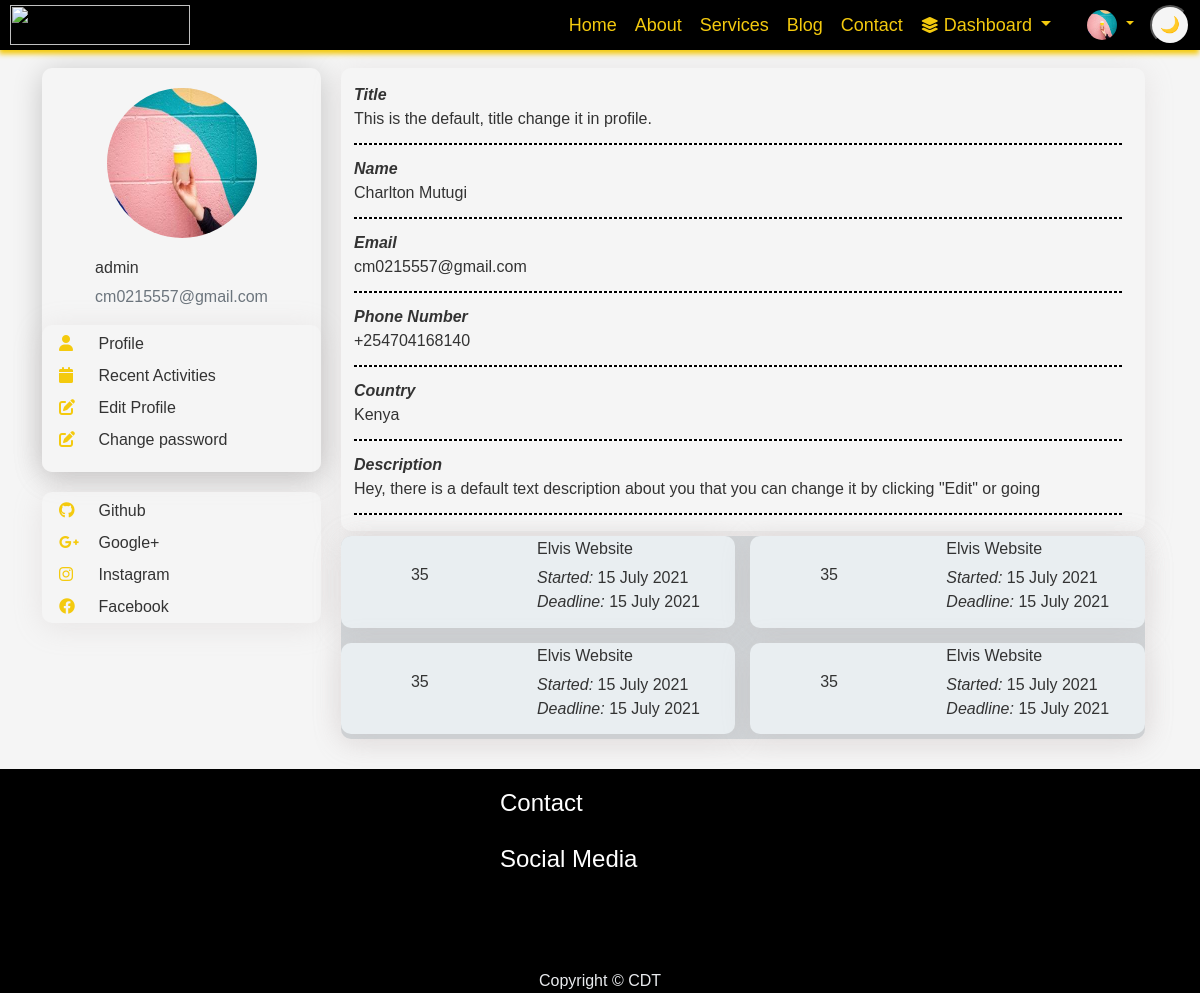
The app's page /users/your/profile/ (signed in) with its own data.
### users/models.py (models this page shows, shortened)
class Profile(models.Model):
    is_staff = models.BooleanField(default=False)
    user = models.OneToOneField(User, on_delete=models.CASCADE) # Delete profile when user is deleted
    phone_number = PhoneNumberField(null=True, blank=True)
    country= CountryField(blank=True)
    title = models.CharField(default='This is the default, title change it in profile.', max_length=200, null=True)
    desc_text='Hey, there is a default text description about you that you can change it by clicking "Edit" or going'
    desc = models.TextField(default=desc_text, max_length=200, null=True)
    image = models.ImageField(default='default.jpg', upload_to='profile_pics')
    github = models.URLField(default='https://www.github.com/', max_length=1000, null=True, blank=True)
    facebook = models.URLField(default='https://www.facebook.com/', max_length=1000, null=True, blank=True)
    googleplus = models.URLField(default='https://www.google.com/', max_length=1000, null=True, blank=True)
    instagram = models.URLField(default='https://www.instagram.com/', max_length=1000, null=True, blank=True)

### users/views.py (the view)
# urls.py: path('your/profile/', profile, name='profile'),
@login_required
def profile(request):
    user = request.user
    print(user)
    try:
        profile = Profile.objects.get(user=user)
    except Profile.DoesNotExist:
        profile = Profile.objects.create(user=user)
    full_name = f"{profile.user.first_name} {profile.user.last_name}" if profile.user.first_name or profile.user.last_name else "None"
    profile_data = {
        'Title': profile.title,
        'Name': full_name, #profile.user.first_name,
        'Email': profile.user.email,
        'Phone Number': profile.phone_number,
        'Country': profile.country.name, #this is to make sure it displays the name not the code
        'Description': profile.desc,
    }
    for key, value in profile_data.items():
        if not value:
            profile_data[key] = "None"
    context = {
        'profile_data': profile_data,
        'profile': profile,
    }
    return render(request, 'profile/profile_view.html', context)

### templates/profile/profile_view.html (shortened to what this page needs)
{% extends 'base.html' %}
{% load static %}
{% block css %}
<link rel="stylesheet" href="{% static 'css/users/profile_home.css' %}" type="text/css">
<link rel="stylesheet" href="{% static 'css/users/profile.css' %}">
<link rel="stylesheet" href="{% static 'css/users/login.css' %}" type="text/css">
{% endblock css %}
{% block content %}
<section class="s2 profile">
  <div class=" profile-main  container-xl">
    {% include 'profile/profile_side_bar.html' %}
    <section id="profile-info">
      <div class=" info-area">
        <div class=" info-area-s">
          <div class="user-details">
            <ul>
                {% for field, value in profile_data.items %}
              <li style=" margin-top: 10px; ">
                <i class=" U-fixed-details">{{ field }} </i>
                <span class="U-valiable-details">{{ value }}</span>
              </li>
              <hr class="hr-dashed">
              {% endfor %}
            </ul>
          </div>
          <div class="current-projects">
            <div class="current-areas">
              <div class="current-no">
                <p>35</p>
              </div>
              <div>
                <ul>
                  <li>
                    <h6>Elvis Website</h6>
                  </li>
                  <li>
                    <i>Started:</i>
                    <span>15 July 2021</span>
                  </li>
                  <li>
                    <i>Deadline:</i>
                    <span>15 July 2021</span>
                  </li>
                </ul>
              </div>
            </div>
            <div class="current-areas">
              <div>
                <p>35</p>
              </div>
              <div>
                <ul>
                  <li>
                    <h6>Elvis Website</h6>
                  </li>
                  <li>
                    <i>Started:</i>
                    <span>15 July 2021</span>
                  </li>
                  <li>
                    <i>Deadline:</i>
                    <span>15 July 2021</span>
                  </li>
                </ul>
              </div>
            </div>
            <div class="current-areas">
              <div>
                <p>35</p>
              </div>
              <div>
                <ul>
                  <li>
                    <h6>Elvis Website</h6>
                  </li>
                  <li>
                    <i>Started:</i>
                    <span>15 July 2021</span>
                  </li>
                  <li>
                    <i>Deadline:</i>
                    <span>15 July 2021</span>
                  </li>
                </ul>
              </div>
            </div>
            <div class="current-areas">
              <div>
                <p>35</p>
              </div>
              <div>
                <ul>
                  <li>
                    <h6>Elvis Website</h6>
                  </li>
                  <li>
                    <i>Started:</i>
                    <span>15 July 2021</span>
                  </li>
                  <li>
                    <i>Deadline:</i>
                    <span>15 July 2021</span>
                  </li>
                </ul>
              </div>
            </div>
          </div>
        </div>
      </div>
    </section>
  </div>
</section>
{% endblock content %}

### templates/base.html (shortened to what this page needs)
<!DOCTYPE html> {% load static %}
<html lang="en">
<head>
    <link href="https://cdn.jsdelivr.net/npm/bootstrap@5.0.2/dist/css/bootstrap.min.css" rel="stylesheet"
>
    <link rel="stylesheet" href="https://cdn.jsdelivr.net/npm/bootstrap-icons@1.10.5/font/bootstrap-icons.css">
    <link rel="stylesheet" href="{% static 'css/theme.css' %}" type="text/css">
    <link rel="stylesheet" href="{% static 'css/style.css' %}" type="text/css">
    <link rel="stylesheet" href="{% static 'css/nav.css' %}" type="text/css">
    <link rel="stylesheet" href="{% static 'css/top-footer.css' %}" type="text/css">
    <link rel="stylesheet" href="{% static 'css/loading.css' %}">
    <link rel="stylesheet" href="{% static 'css/maicons.css' %}" type="text/css">
    <link rel="stylesheet" href="https://cdnjs.cloudflare.com/ajax/libs/font-awesome/6.2.0/css/all.min.css">
    {% block css %} {% endblock css %}
</head>
<body class="preload">
    <header class="header">
        <div id="logo">
            <a href="{% url 'main_index' %}">
                <span class="logo">
                    <img src="{{base.logo_img.url}}" width="180" height="40" alt="{{base.logo_name}}">
                </span>
            </a>
        </div>
        <div id="navbar_d">
            <div id="links">
                <a href="{% url 'main_index' %}">Home</a>
                <a href="javascript:void(0);" onclick="scrollToSection('#ABOUT')">About</a>
                <a href="javascript:void(0);" onclick="scrollToSection('#SERVICES')">Services</a>
                <a href="{% url 'blog:blog_home' %}">Blog</a>
                <a href="{% url 'contact' %}">Contact</a>
                {% if request.user.is_authenticated %}
                    <div class="dropdown dashboard">
                        <a href="#" class="dropdown-toggle" role="button" data-bs-toggle="dropdown" aria-expanded="false">
                            <i class="fa-solid fa-layer-group"></i>
                            Dashboard
                        </a>
                    </div>
                {% endif %}
            </div>
        </div>
        <div class="user nav-item dropdown dashboard">
            {% if user.is_authenticated %}
            <a href="#" class="dropdown-toggle" type="button" id="dropdownMenuButton1" data-bs-toggle="dropdown"
                aria-expanded="false">
                <img src="{{user.profile.image.url}}" width="30" height="30" class="rounded-circle" alt="Avatar">
            </a>
            {% else %}
            <a href="{% url 'signin' %}"> <span>SignUp</span> </a>
            {%endif %}
        </div>
        <button id="toggle-theme">
            <span id="theme-icon"></span>
        </button>
    </header>
    <main class="containerl-xxl">
        {% block content %} {% endblock content %}
         <footer class="top-footer">
            <div class="f-contact">
                <div id="f-contact">
                    <h4 class="heading">Contact</h4>
                    <ul>
                    </ul>
                </div>
                <div id="f-socialmedia">
                    <h4 class="heading">Social Media</h4>
                    <ul>
                    </ul>
                </div>
            </div>
        </footer>
        <footer class="mt3 text-center footer">
             Copyright © CDT
        </footer>
    </main>
</body>
</html>

### templates/profile/profile_side_bar.html (shortened to what this page needs)
<div class=" img-area">
    <div class="  profile-photo">
      <a href="{{user.profile.image.url}}">
        <img src="{{user.profile.image.url}}" alt="user-image" width="150" height="150"
          class="profile-pic rounded-circle">
      </a>
      <div class="info-">
        <h5 class="account-heading">{{ user.username }} </h5>
        <p class="text-secondary">{{ user.email }}</p>
      </div>
      <div class="select-">
        <ul>
          <li>
            <a href="{% url 'profile'%}" id="p-i">
              <i class="fa fa-user" aria-hidden="true"></i>
              <span>Profile</span>
            </a>
          </li>
          <li>
            <a href="#activites" id="e-p">
              <i class="fa fa-calendar" aria-hidden="true"></i>
              <span>Recent Activities</span>
            </a>
          </li>
          <li>
            <a href="{% url 'profile_edit'%}" id="a-">
              <i class="fa fa-solid fa-pen-to-square"></i>
              <span>Edit Profile</span>
            </a>
          </li>
          <li>
            <a href="{% url 'password_change' %}">
              <i class="fa fa-solid fa-pen-to-square"></i>
              <span>Change password </span>
            </a>
          </li>
        </ul>
      </div>
    </div>
    <div class="  socialMedia-area">
      <ul>
        <li>
          <a href="{{profile.github}}" class="github">
            <i class="fa fa-brands fa-github"></i>
            <span> Github</span>
          </a>
        </li>
        <li>
          <a href="{{profile.googleplus}}">
            <i class="fa fa-brands fa-google-plus-g"></i>
            <span> Google+</span>
          </a>
        </li>
        <li>
          <a href="{{profile.instagram}}">
            <i class="fa fa-brands fa-instagram"></i>
            <span> Instagram</span>
          </a>
          <li>
            <a href="{{profile.facebook}}">
              <i class="fa fa-brands fa-facebook"></i>
              <span> Facebook</span>
            </a>
        </li>
      </ul>
    </div>
</div>

### static/css/theme.css (style rules this page uses)
[data-theme="light"] { --bg-color: #f5f5f5; --odd-bg-color:#e9e3e3; --even-bg-color:#c2c1c1; --text-color: #333; --inverted-bg-color: #1e1e1e; --inverted-text-color: #fff; --primary-color: #000; --accent-color: #f4ca0e; --accent-color-hover: #ffff00; --icon-bg-color:#e3d189; --icon-bg-color-hover:#d1ac15; --font-size: 16px; --line-height: 1.5; --border-radius: 4px; }
#toggle-theme { display: flex; height: 40px; width: 40px; border-radius: 50px; align-items: center; justify-content: center; background-color: var(--bg-color) !important; }
#toggle-theme span { font-size: 24px; }

### static/css/style.css (style rules this page uses)
body { font-family: Arial, sans-serif; background-color: var(--bg-color) ; color: var(--text-color) ; transition: background-color 0.3s, color 0.3s; --header-height: 50px; --footer-height: 22px; margin: var(--header-height) 0 var(--footer-height) 0; }
.s2 { height: inherit; }

### static/css/nav.css (style rules this page uses)
.header { position: fixed; padding: 0; top: 0; left: 0; width: 100%; height: var(--header-height) ; background-color: var(--primary-color) ; color: white; display: grid; grid-template-columns: auto 2fr auto; gap: 12px; backdrop-filter: blur(3px); -webkit-backdrop-filter: blur(3px); z-index: 1000; }
#logo { margin: 0 auto; font-family: "Open Sans" sans-serif; font-size: 30px; font-weight: 700; color: #000; text-transform: uppercase; display: flex; align-items: center; justify-content: center; }
#logo a { text-decoration: none; }
#navbar_d { display: flex; justify-content: flex-end; }
.user { display: flex; align-items: center; }
.user a.dropdown-toggle { color: var(--accent-color) !important; }
.user a { color: var(--accent-color) !important; font-weight: 600; text-decoration: none; }
.footer { color: #e9ebee; position: fixed; bottom: 0; width: 100%; background-color: var(--primary-color) ; z-index: 10; }
@media (min-width: 720px) { .header { display: grid; grid-template-columns: auto 2fr auto auto; gap: 12px; justify-content: start; align-items: center; min-height: var(--header-height); z-index: 1000; grid-gap: 1em; padding: 0 10px; -webkit-box-shadow: -1px 4px 5px 0px var(--accent-color); -moz-box-shadow: -1px 4px 5px 0px var(--accent-color); box-shadow: -1px 4px 5px 0px var(--accent-color); } }
@media (min-width: 720px) { .user { display: inline-flex; justify-content: right; } }
@media (min-width: 720px) { #logo { display:grid; margin-top:10; font-family: "Open Sans" sans-serif; font-size: 30px; font-weight: 700; color: #000; text-transform: uppercase; } }
@media (min-width: 720px) { #links { display:grid; padding-right: 20px; align-items: center; grid-auto-flow: column; grid-gap: 1em; width: fit-content; font-size: 18px !important; font-weight: 700; } }
@media (min-width: 720px) { #links a { color: var(--accent-color); font-size: 18px !important; font-weight: 500; text-decoration: none; } }

### static/css/top-footer.css (style rules this page uses)
ul { padding-left: 0; }
.top-footer { display: grid; grid-template-columns: repeat(auto-fit, 200px); gap:30px; justify-content: center; padding-bottom: 70px; grid-auto-flow: dense; background-color: var(--primary-color); color: white; padding-top: 20px; position: relative; z-index: 2; }
.top-footer div { display: flex; flex-direction: column; width: fit-content; }
#f-socialmedia .heading, #f-contact .heading { font-size: calc(1.275rem + .3vw) !important; }
#f-socialmedia ul { display: flex; }

### static/css/users/profile.css (style rules this page uses)
.profile { display: grid; }
.profile-photo { display: grid; grid-template-rows: 2fr auto; }

### records on screen
Profile: profile_data "This is the default, title change it in profile." "+254704168140" "Hey, there is a default text description about you that you can change it by clicking \"Edit\" or going"

### other values on screen
{{ user.username }} "admin"
{{ user.email }} "cm0215557@gmail.com"
{{ field }} "Title" "Name" "Email" "Phone Number" "Country" "Description"
{{ value }} "Charlton Mutugi" "cm0215557@gmail.com" "Kenya"
